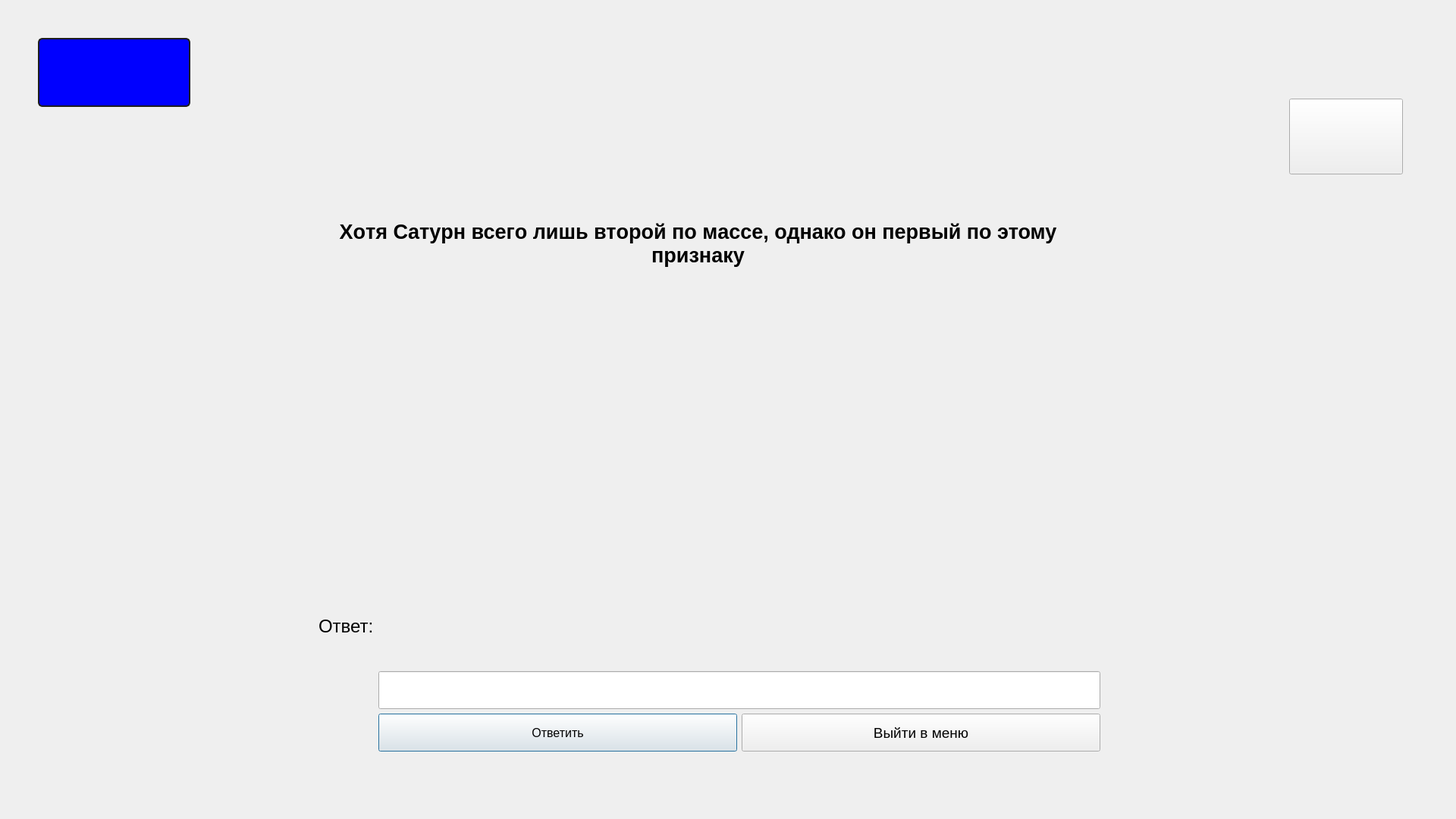
<?xml version="1.0" encoding="UTF-8"?>
<ui version="4.0">
 <class>window223</class>
 <widget class="QDialog" name="window223">
  <property name="geometry">
   <rect>
    <x>0</x>
    <y>0</y>
    <width>1920</width>
    <height>1080</height>
   </rect>
  </property>
  <property name="windowTitle">
   <string>Dialog</string>
  </property>
  <widget class="QLabel" name="label_score">
   <property name="geometry">
    <rect>
     <x>50</x>
     <y>50</y>
     <width>201</width>
     <height>91</height>
    </rect>
   </property>
   <property name="styleSheet">
    <string notr="true">QLabel
{
font-weight: bold;
    color: yellow;
    background-color: blue;
    border-width: 2px;
    border-color: #1e1e1e;
    border-style: solid;
    border-radius: 6;
    padding: 3px;
    font-size: 40px;
    padding-left: 5px;
    padding-right: 5px;
}

QPushButton:pressed
{
    background-color: QLinearGradient( x1: 0, y1: 0, x2: 0, y2: 1, stop: 0 #2d2d2d, stop: 0.1 #2b2b2b, stop: 0.5 #292929, stop: 0.9 #282828, stop: 1 #252525);
}

QPushButton:hover
{
    border: 2px solid QLinearGradient( x1: 0, y1: 0, x2: 0, y2: 1, stop: 0 #ffa02f, stop: 1 #d7801a);
}

QPushButton:focus {
    border-color: yellow;
   outline: none;
}</string>
   </property>
   <property name="text">
    <string/>
   </property>
  </widget>
  <widget class="QStackedWidget" name="stackedWidget">
   <property name="geometry">
    <rect>
     <x>-50</x>
     <y>120</y>
     <width>1920</width>
     <height>1080</height>
    </rect>
   </property>
   <property name="currentIndex">
    <number>0</number>
   </property>
   <widget class="QWidget" name="page">
    <widget class="QLabel" name="label">
     <property name="geometry">
      <rect>
       <x>440</x>
       <y>10</y>
       <width>1061</width>
       <height>381</height>
      </rect>
     </property>
     <property name="font">
      <font>
       <pointsize>20</pointsize>
       <weight>75</weight>
       <bold>true</bold>
      </font>
     </property>
     <property name="text">
      <string>Хoтя Сaтyрн всeгo лишь втoрой пo мaссe, однако oн пeрвый по этому признаку</string>
     </property>
     <property name="textFormat">
      <enum>Qt::AutoText</enum>
     </property>
     <property name="scaledContents">
      <bool>false</bool>
     </property>
     <property name="alignment">
      <set>Qt::AlignCenter</set>
     </property>
     <property name="wordWrap">
      <bool>true</bool>
     </property>
    </widget>
    <widget class="QWidget" name="layoutWidget">
     <property name="geometry">
      <rect>
       <x>470</x>
       <y>540</y>
       <width>1031</width>
       <height>331</height>
      </rect>
     </property>
     <layout class="QHBoxLayout" name="horizontalLayout_2">
      <item>
       <widget class="QLabel" name="label_4">
        <property name="minimumSize">
         <size>
          <width>0</width>
          <height>100</height>
         </size>
        </property>
        <property name="font">
         <font>
          <pointsize>18</pointsize>
         </font>
        </property>
        <property name="text">
         <string>Ответ:</string>
        </property>
       </widget>
      </item>
      <item>
       <layout class="QVBoxLayout" name="verticalLayout">
        <item>
         <widget class="QLabel" name="label_result">
          <property name="minimumSize">
           <size>
            <width>0</width>
            <height>200</height>
           </size>
          </property>
          <property name="font">
           <font>
            <pointsize>30</pointsize>
            <weight>75</weight>
            <bold>true</bold>
           </font>
          </property>
          <property name="styleSheet">
           <string notr="true"/>
          </property>
          <property name="text">
           <string/>
          </property>
         </widget>
        </item>
        <item>
         <widget class="QLineEdit" name="lineEdit_answer">
          <property name="minimumSize">
           <size>
            <width>0</width>
            <height>50</height>
           </size>
          </property>
          <property name="font">
           <font>
            <pointsize>20</pointsize>
            <weight>75</weight>
            <bold>true</bold>
           </font>
          </property>
          <property name="text">
           <string/>
          </property>
         </widget>
        </item>
        <item>
         <layout class="QHBoxLayout" name="horizontalLayout">
          <item>
           <widget class="QPushButton" name="pushButton_answer">
            <property name="enabled">
             <bool>true</bool>
            </property>
            <property name="minimumSize">
             <size>
              <width>0</width>
              <height>50</height>
             </size>
            </property>
            <property name="font">
             <font>
              <pointsize>12</pointsize>
             </font>
            </property>
            <property name="text">
             <string>Ответить</string>
            </property>
           </widget>
          </item>
          <item>
           <widget class="QPushButton" name="pushButton_11">
            <property name="minimumSize">
             <size>
              <width>0</width>
              <height>50</height>
             </size>
            </property>
            <property name="font">
             <font>
              <pointsize>14</pointsize>
             </font>
            </property>
            <property name="text">
             <string>Выйти в меню</string>
            </property>
           </widget>
          </item>
         </layout>
        </item>
       </layout>
      </item>
     </layout>
    </widget>
    <widget class="QPushButton" name="show_hit">
     <property name="geometry">
      <rect>
       <x>1750</x>
       <y>10</y>
       <width>150</width>
       <height>100</height>
      </rect>
     </property>
     <property name="text">
      <string/>
     </property>
    </widget>
   </widget>
   <widget class="QWidget" name="page_2">
    <widget class="QPushButton" name="close_hit">
     <property name="geometry">
      <rect>
       <x>1750</x>
       <y>10</y>
       <width>150</width>
       <height>100</height>
      </rect>
     </property>
     <property name="text">
      <string/>
     </property>
    </widget>
   </widget>
   <widget class="QWidget" name="page_3"/>
  </widget>
  <widget class="QLabel" name="label_2">
   <property name="geometry">
    <rect>
     <x>0</x>
     <y>0</y>
     <width>1920</width>
     <height>1080</height>
    </rect>
   </property>
   <property name="text">
    <string/>
   </property>
  </widget>
  <zorder>label_2</zorder>
  <zorder>label_score</zorder>
  <zorder>stackedWidget</zorder>
 </widget>
 <resources/>
 <connections/>
</ui>
